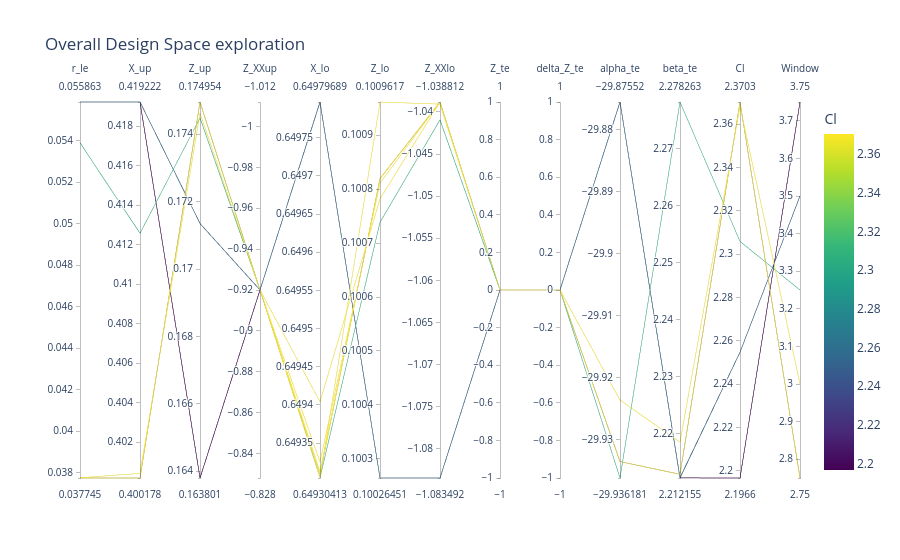

This figure's notebook cell:
### Markdown cell above
Next, lets visualize the Design Space exploration. We'll use a Parallel Coordinates Plot since we have 11 params in the PARSEC parametrization. A simpler representation like the NACA would of course, make the plot less "crowded"

### Code cell
fig = px.parallel_coordinates(
    df, 
    color="Cl",  # Color lines by Efficiency
    labels={col: col for col in df.columns},
    color_continuous_scale=px.colors.sequential.Viridis,
    title="Overall Design Space exploration",
    template='plotly'
)
fig.show()
